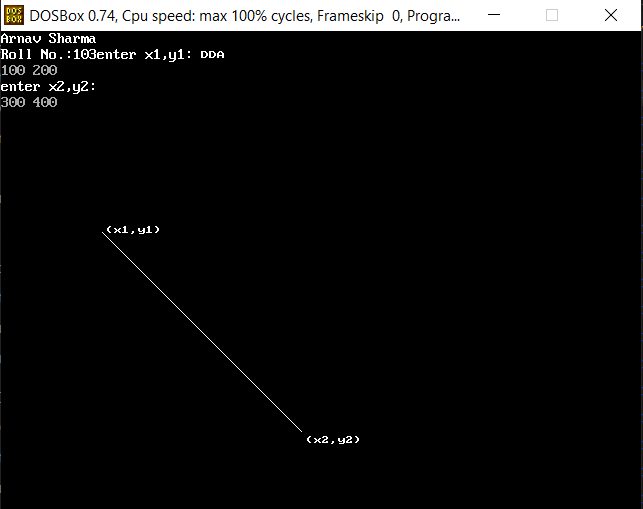
#> input picture Computer Graphics/cg/2.PNG, 643 x 509 px, given in place of 2.jpg, which was not available
$ python 8.py
#> lines starting #> are read from the running program, lines starting #| are printed output that depends on the picture; after the words box and inside, x2 and y2 are one past the last pixel; in counts of white or black regions, pixels touching at a corner belong together; pictures that were not available may be replaced by others from this repository, and a replacement may not be noted
import cv2
import numpy as np
import matplotlib.pyplot as plt

def piecewise_linear_transform(image, breakpoints, slopes):
    transformed_image = np.zeros_like(image)

    # Apply piecewise linear transformation
    for i in range(len(breakpoints) - 1):
        mask = np.logical_and(image >= breakpoints[i], image < breakpoints[i + 1])
        transformed_image = np.where(mask, slopes[i] * (image - breakpoints[i]), transformed_image)
#> this loop made 3 passes
#> pass 1, in piecewise_linear_transform, `mask = np.logical_and(image >= breakpoints[i], image < breakpoints[i +..`:
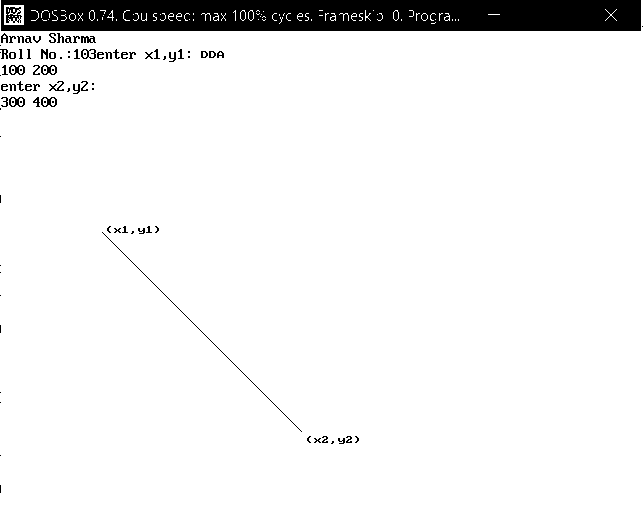
#> mask: shape (509, 643) bool; 93.6% white; 96 black regions (43 under 20 px), largest, box (x1, y1, x2, y2) and area: (1, 0, 641, 31) 18624, (102, 232, 302, 432) 200, (6, 7, 22, 23) 158
#> pass 2, in piecewise_linear_transform, `mask = np.logical_and(image >= breakpoints[i], image < breakpoints[i +..`:
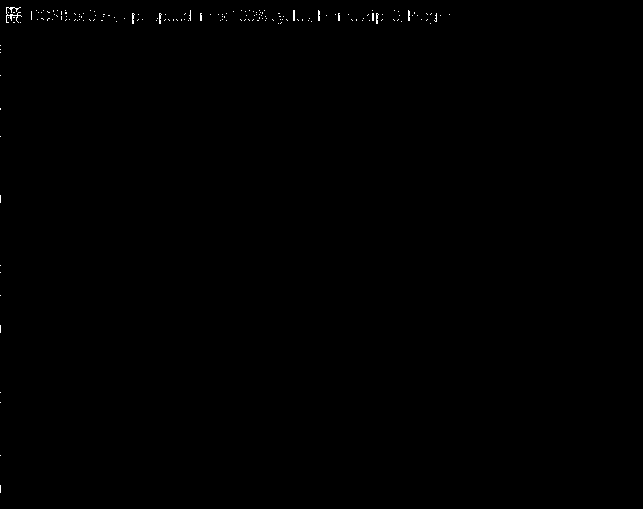
#> mask: shape (509, 643) bool; 0.16% white in thin lines or dots, all inside (x1, y1, x2, y2) = (0, 7, 450, 493)
#> after the loop:
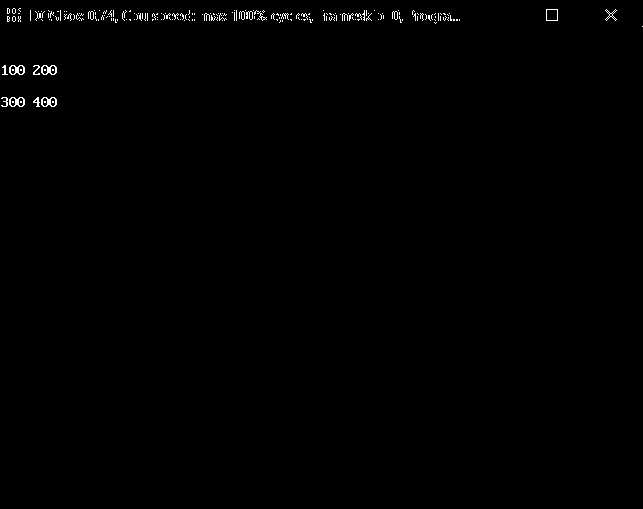
#> mask: shape (509, 643) bool; 0.5% white in thin lines or dots, all inside (x1, y1, x2, y2) = (1, 8, 643, 107)

    # Handle the last segment
    mask = image >= breakpoints[-1]
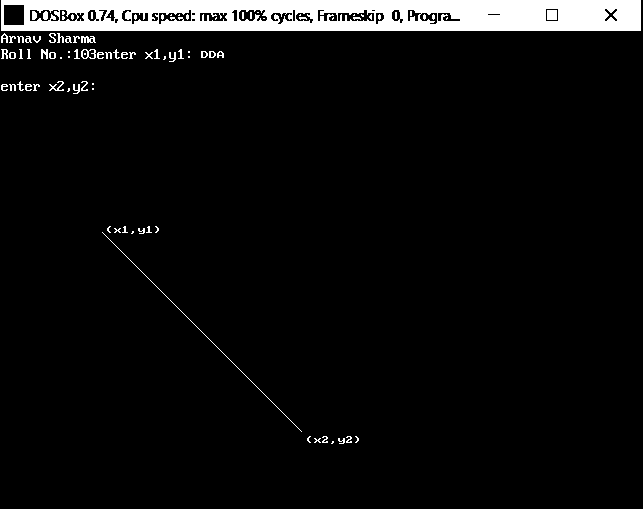
#> mask: shape (509, 643) bool; 5.8% white; 95 white regions (48 under 20 px), largest, box (x1, y1, x2, y2) and area: (1, 0, 641, 31) 16694, (102, 232, 302, 432) 200, (547, 10, 557, 20) 100
    transformed_image = np.where(mask, slopes[-1] * (image - breakpoints[-1]), transformed_image)

    return transformed_image.astype(np.uint8)

# Read an example image
original_image = cv2.imread('./final lab/2.jpg', cv2.IMREAD_GRAYSCALE)

# Define breakpoints and slopes for the piecewise linear transformation
breakpoints = [0, 100, 150, 255]
slopes = [0, 2, 0.5, 1]

# Apply piecewise linear transformation
transformed_image = piecewise_linear_transform(original_image, breakpoints, slopes)

# Display the results
plt.figure(figsize=(10, 5))
plt.subplot(1, 2, 1)
plt.imshow(original_image, cmap='gray')
plt.title('Original Image')
plt.axis('off')

plt.subplot(1, 2, 2)
plt.imshow(transformed_image, cmap='gray')
plt.title('Transformed Image')
plt.axis('off')

plt.show()

$ run again, with Computer Graphics/cg/1.PNG copied over Computer Graphics/cg/2.PNG
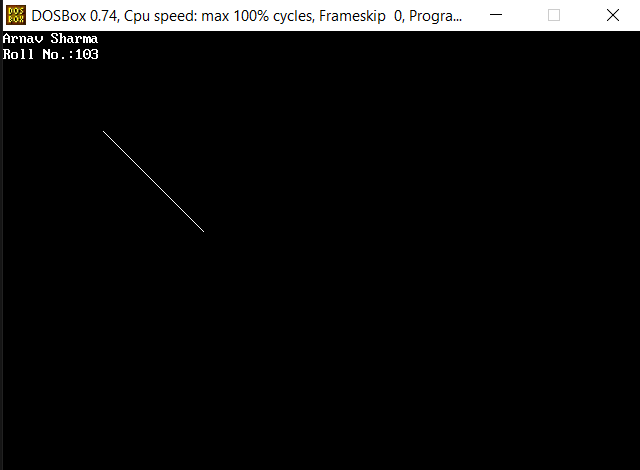
#> input picture Computer Graphics/cg/1.PNG, 640 x 470 px, given in place of 2.jpg, which was not available
#> the loop in piecewise_linear_transform, `for i in range(len(breakpoints) - 1):` made 3 passes
#> pass 1, in piecewise_linear_transform, `mask = np.logical_and(image >= breakpoints[i], image < breakpoints[i +..`:
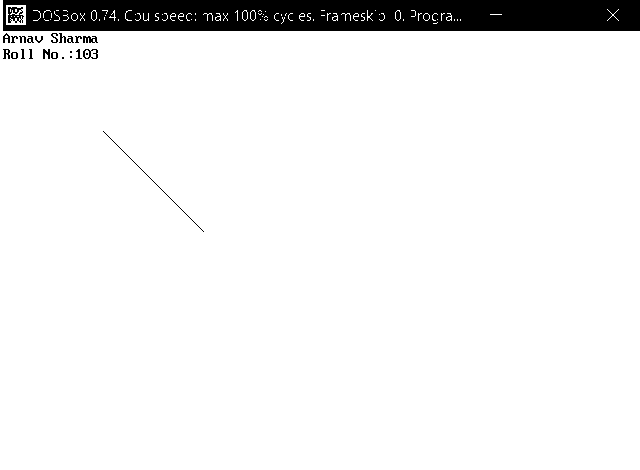
#> mask: shape (470, 640) bool; 93.5% white; 25 black regions (4 under 20 px), largest, box (x1, y1, x2, y2) and area: (3, 0, 640, 31) 18531, (8, 7, 24, 23) 158, (103, 131, 204, 232) 101
#> in piecewise_linear_transform, `mask = image >= breakpoints[-1]`:
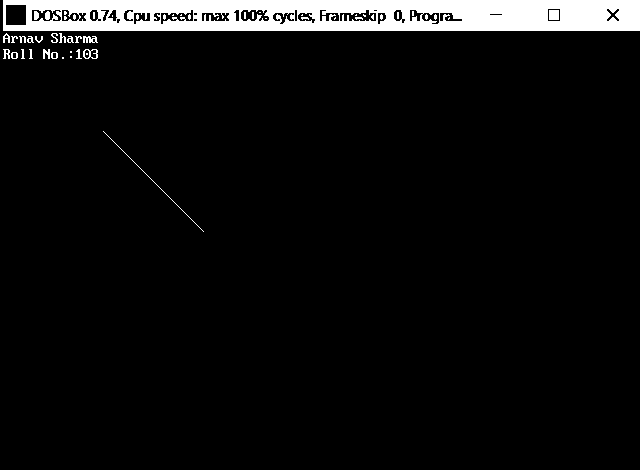
#> mask: shape (470, 640) bool; 5.9% white; 55 white regions (32 under 20 px), largest, box (x1, y1, x2, y2) and area: (3, 0, 640, 31) 16601, (103, 131, 204, 232) 101, (549, 10, 559, 20) 100

$ run again, with Computer Graphics/cg/11.PNG copied over Computer Graphics/cg/2.PNG
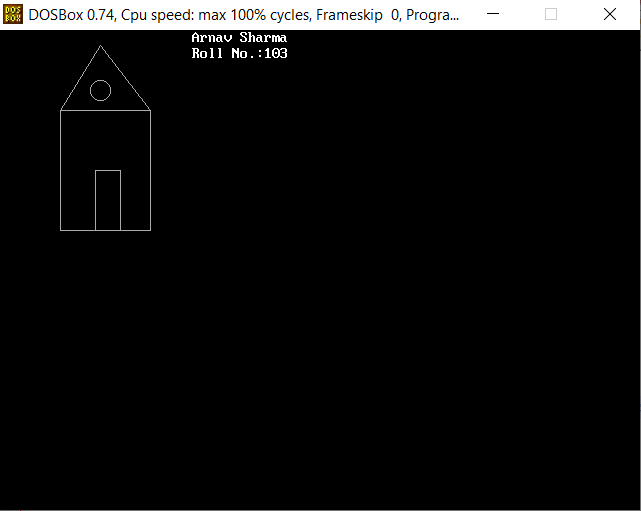
#> input picture Computer Graphics/cg/11.PNG, 641 x 511 px, given in place of 2.jpg, which was not available
#> the loop in piecewise_linear_transform, `for i in range(len(breakpoints) - 1):` made 3 passes
#> pass 1, in piecewise_linear_transform, `mask = np.logical_and(image >= breakpoints[i], image < breakpoints[i +..`:
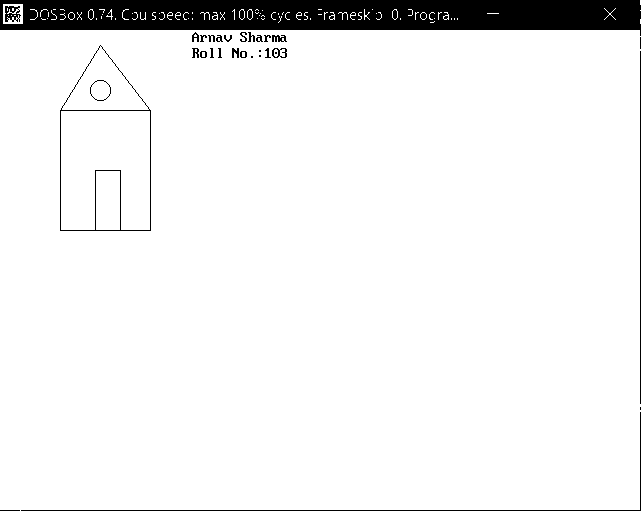
#> mask: shape (511, 641) bool; 93.7% white; 31 black regions (6 under 20 px), largest, box (x1, y1, x2, y2) and area: (0, 0, 641, 36) 18009, (21, 412, 641, 511) 718, (60, 45, 151, 231) 693
#> in piecewise_linear_transform, `mask = image >= breakpoints[-1]`:
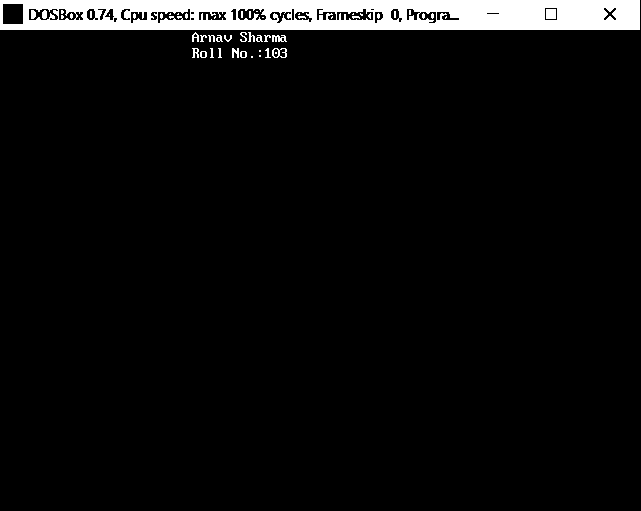
#> mask: shape (511, 641) bool; 5.2% white; 54 white regions (32 under 20 px), largest, box (x1, y1, x2, y2) and area: (0, 0, 640, 30) 16054, (546, 9, 556, 19) 100, (272, 48, 287, 58) 72
